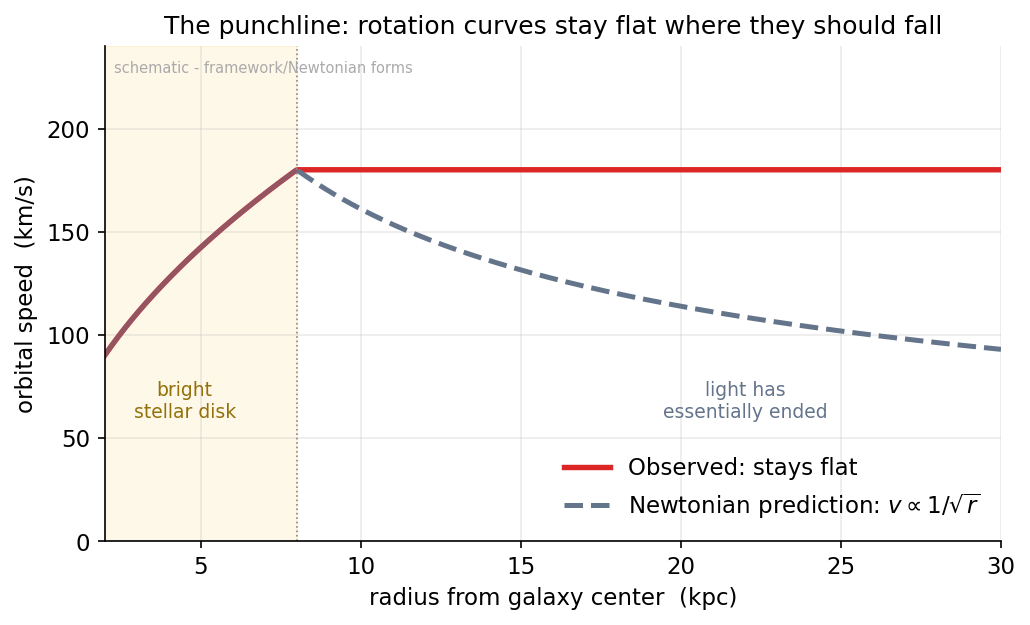

This chart was generated by the following Python code:
import numpy as np, matplotlib
matplotlib.use("Agg")
import matplotlib.pyplot as plt
plt.rcParams.update({"figure.dpi":150,"savefig.dpi":150,"font.size":11,
    "axes.grid":True,"grid.alpha":0.25,"axes.spines.top":False,"axes.spines.right":False,
    "axes.titlesize":12,"figure.facecolor":"white","axes.facecolor":"white"})
C_FW="#7c3aed"; C_NEWTON="#64748b"; C_MOND="#0891b2"; C_DATA="#dc2626"
fig, ax = plt.subplots(figsize=(7,4.3))
r = np.linspace(2, 30, 400)
r_edge = 8.0
v_flat = 180.0
M_tot = v_flat**2 * r_edge          # so that the Keplerian branch matches at r_edge
v_kep = np.sqrt(M_tot / r)
v_obs = np.full_like(r, v_flat)
inner = r <= r_edge
v_kep[inner] = v_flat * np.sqrt(r[inner]/r_edge)
v_obs[inner] = v_flat * np.sqrt(r[inner]/r_edge)
ax.plot(r, v_obs, color=C_DATA, lw=2.6, label="Observed: stays flat")
ax.plot(r[r>=r_edge], v_kep[r>=r_edge], color=C_NEWTON, lw=2.4, ls="--",
        label=r"Newtonian prediction: $v\propto 1/\sqrt{r}$")
ax.plot(r[inner], v_kep[inner], color=C_NEWTON, lw=2.4, ls="-", alpha=0.6)
ax.axvspan(2, r_edge, color="#fbbf24", alpha=0.10)
ax.text(4.5, 60, "bright\nstellar disk", ha="center", fontsize=9, color="#92700a")
ax.text(22, 60, "light has\nessentially ended", ha="center", fontsize=9, color="#64748b")
ax.axvline(r_edge, color="#888", lw=0.8, ls=":")
ax.set_xlabel("radius from galaxy center  (kpc)")
ax.set_ylabel("orbital speed  (km/s)")
ax.set_title("The punchline: rotation curves stay flat where they should fall")
ax.set_ylim(0, 240); ax.set_xlim(2, 30)
ax.legend(frameon=False, loc="lower right")
ax.text(0.01,0.97,"schematic - framework/Newtonian forms", transform=ax.transAxes,
        ha="left", va="top", fontsize=7, color="#aaa")
fig.tight_layout(); fig.savefig("ch02_flat_vs_keplerian.png", bbox_inches="tight"); print("ok")
